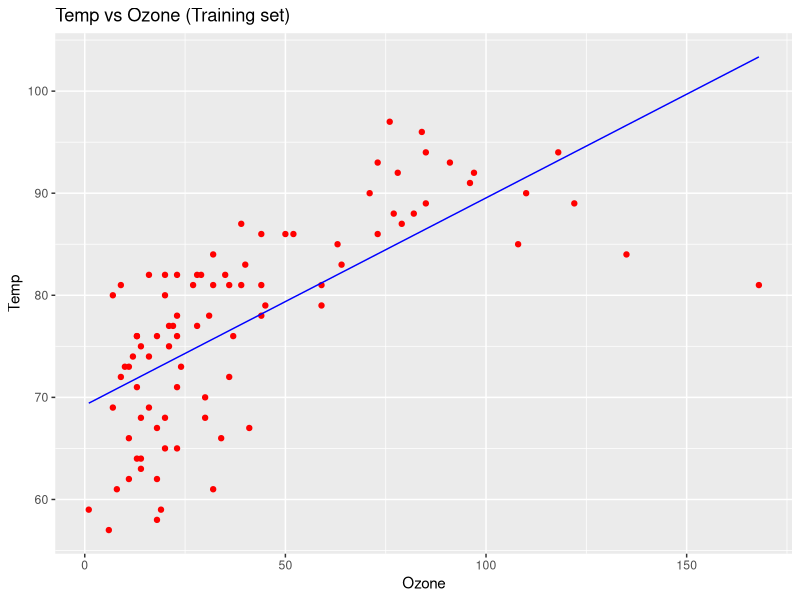
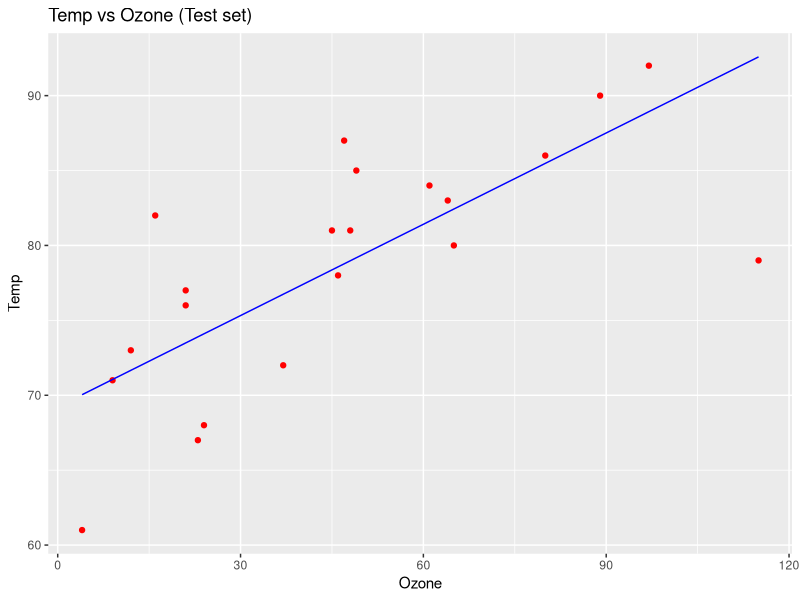

R code for these plots, in order:
## ---- chunk 1
require("datasets")
data("airquality")
## ---- chunk 2
head(airquality, n=3)
## ---- chunk 3
tail(airquality, n=3)
## ---- chunk 4
summary(airquality)
## ---- chunk 5
all(colSums(is.na(airquality))==0) # перевіряємо відсутність NaN (пустих значень)
## ---- chunk 6
airquality <- na.omit(airquality)
## ---- chunk 7
quantile(airquality$Temp, na.rm = TRUE) 
## ---- chunk 8
airquality <- airquality[1:4]
## ---- chunk 9
head(airquality, n=3)
## ---- chunk 10
cor(airquality)
## ---- chunk 11
airquality <-  data.frame(airquality$Ozone,airquality$Temp)
## ---- chunk 12
head(airquality, n=3)
## ---- chunk 13
names(airquality) <- c('Ozone', 'Temp')
head(airquality, n=3)
## ---- chunk 14
library(caTools)
set.seed(123)
split = sample.split(airquality$Temp, SplitRatio = 0.8)
training_set = subset(airquality, split == TRUE)
test_set = subset(airquality, split == FALSE)
## ---- chunk 15
regressor = lm(formula = Temp ~ Ozone,
               data = training_set)
## ---- chunk 16
library(ggplot2)
ggplot() + #add each component of future plot by '+'
           # geom_point is used to drow scatter plot
           #aes creates a list of unevaluated expression
  geom_point(aes(x = training_set$Ozone, y = training_set$Temp),
             colour = 'red') +
  geom_line(aes(x = training_set$Ozone, y = predict(regressor, newdata = training_set)), # predict 
            colour = 'blue') +
  ggtitle('Temp vs Ozone (Training set)') +
  xlab('Ozone') +
  ylab('Temp')
## ---- chunk 17
library(ggplot2)
ggplot() + #add each component of future plot by '+'
           # geom_point is used to drow scatter plot
           #aes creates a list of unevaluated expression
  geom_point(aes(x = test_set$Ozone, y = test_set$Temp),
             colour = 'red') +
  geom_line(aes(x = test_set$Ozone, y = predict(regressor, newdata = test_set)), 
            colour = 'blue') +
  ggtitle('Temp vs Ozone (Test set)') +
  xlab('Ozone') +
  ylab('Temp')
## ---- chunk 18
rsq <- function (x, y) cor(x, y) ^ 2
r2 <- rsq(predict(regressor, newdata = test_set), test_set$Temp)
r2
